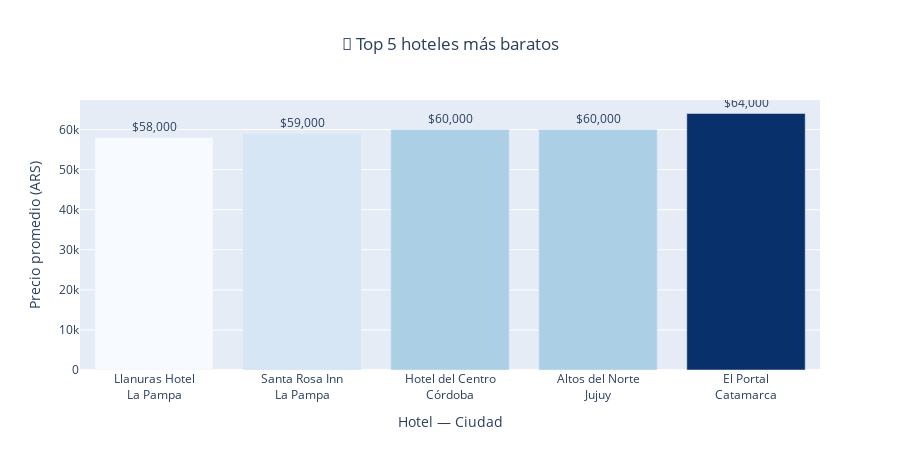

Notebook code cell kept with this figure:
### Code cell
import plotly.express as px

def top5_hoteles_mas_baratos_plotly():
    """
    Muestra el TOP 5 de hoteles más baratos,
    con gráfico interactivo
    """
    print("\n" + "="*80)
    print("2.m.ii — TOP 5 HOTELES MÁS BARATOS")
    print("="*80)

    # Tomamos los 5 hoteles más baratos desde MongoDB
    hoteles = list(db.hoteles.find({}, {"_id": 0, "nombre": 1, "ciudad": 1, "precio": 1}).sort("precio", 1).limit(5))

    if not hoteles:
        print("⚠️ No hay datos de hoteles en MongoDB.")
        return pd.DataFrame(columns=["nombre", "ciudad", "precio"])
    
    # Detalle para el gráfico con salto de línea
    for h in hoteles:
        h["Hotel_Detalle"] = f"{h['nombre']}<br>{h['ciudad']}"

    # DataFrame
    df = pd.DataFrame(hoteles)

    # Ordenamos de menor a mayor precio para que la barra más alta = hotel más caro
    df = df.sort_values("precio", ascending=True)

    # Gráfico de barras 
    fig = px.bar(
        df,
        x="Hotel_Detalle",
        y="precio",
        color="precio",  # gradiente según precio
        color_continuous_scale=px.colors.sequential.Blues, 
        text="precio",
        title="🏨 Top 5 hoteles más baratos",
        category_orders={"Hotel_Detalle": df["Hotel_Detalle"].tolist()}
    )
    fig.update_traces(
        texttemplate="$%{text:,.0f}",
        textposition="outside"
    )
    fig.update_layout(
        xaxis_title="Hotel — Ciudad",
        yaxis_title="Precio promedio (ARS)",
        title_x=0.5,
        coloraxis_showscale=False,  
        height=450
    )
    fig.show()

    # Mensaje del hotel más barato
    hotel_mas_barato = df.iloc[0]
    print(f" El hotel más barato es **{hotel_mas_barato['nombre']}** en "
          f"{hotel_mas_barato['ciudad']}, con un precio promedio de ${hotel_mas_barato['precio']:,}")

    return df[["nombre", "ciudad", "precio"]]

df_top5_hoteles = top5_hoteles_mas_baratos_plotly()

### Figure 1 — Plotly figure (JSON) as saved in the notebook; plotly's stock layout.template omitted (floating-point values rounded to 4 significant figures)
{"data": [{"hovertemplate": "Hotel_Detalle=%{x}<br>precio=%{marker.color}<extra></extra>", "legendgroup": "", "marker": {"color": [58000, 59000, 60000, 60000, 64000], "coloraxis": "coloraxis", "pattern": {"shape": ""}}, "name": "", "orientation": "v", "showlegend": false, "text": [58000.0, 59000.0, 60000.0, 60000.0, 64000.0], "textposition": "outside", "texttemplate": "$%{text:,.0f}", "type": "bar", "x": ["Llanuras Hotel<br>La Pampa", "Santa Rosa Inn<br>La Pampa", "Hotel del Centro<br>Córdoba", "Altos del Norte<br>Jujuy", "El Portal<br>Catamarca"], "xaxis": "x", "y": [58000, 59000, 60000, 60000, 64000], "yaxis": "y"}], "layout": {"barmode": "relative", "coloraxis": {"colorbar": {"title": {"text": "precio"}}, "colorscale": [[0, "rgb(247,251,255)"], [0.125, "rgb(222,235,247)"], [0.25, "rgb(198,219,239)"], [0.375, "rgb(158,202,225)"], [0.5, "rgb(107,174,214)"], [0.625, "rgb(66,146,198)"], [0.75, "rgb(33,113,181)"], [0.875, "rgb(8,81,156)"], [1, "rgb(8,48,107)"]], "showscale": false}, "height": 450, "legend": {"tracegroupgap": 0}, "title": {"text": "🏨 Top 5 hoteles más baratos", "x": 0.5}, "xaxis": {"anchor": "y", "categoryarray": ["Llanuras Hotel<br>La Pampa", "Santa Rosa Inn<br>La Pampa", "Hotel del Centro<br>Córdoba", "Altos del Norte<br>Jujuy", "El Portal<br>Catamarca"], "categoryorder": "array", "domain": [0, 1], "title": {"text": "Hotel — Ciudad"}}, "yaxis": {"anchor": "x", "domain": [0, 1], "title": {"text": "Precio promedio (ARS)"}}}}
